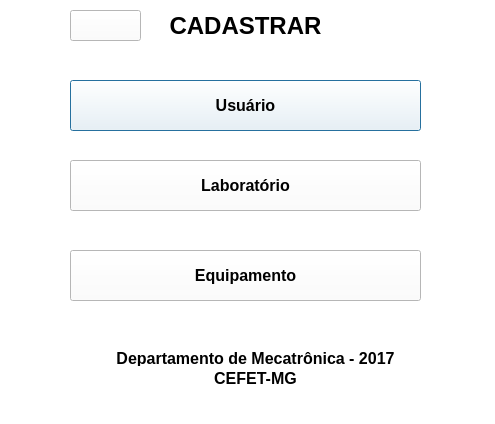
<?xml version="1.0" encoding="UTF-8"?>
<ui version="4.0">
 <class>MenuCadas</class>
 <widget class="QDialog" name="MenuCadas">
  <property name="geometry">
   <rect>
    <x>0</x>
    <y>0</y>
    <width>495</width>
    <height>424</height>
   </rect>
  </property>
  <property name="minimumSize">
   <size>
    <width>495</width>
    <height>424</height>
   </size>
  </property>
  <property name="maximumSize">
   <size>
    <width>495</width>
    <height>424</height>
   </size>
  </property>
  <property name="windowTitle">
   <string>CONTROLE DE PATRIMONIO</string>
  </property>
  <property name="styleSheet">
   <string notr="true">background-color: rgb(255, 255, 255);</string>
  </property>
  <widget class="QLabel" name="label">
   <property name="geometry">
    <rect>
     <x>0</x>
     <y>10</y>
     <width>491</width>
     <height>31</height>
    </rect>
   </property>
   <property name="font">
    <font>
     <pointsize>18</pointsize>
     <weight>75</weight>
     <bold>true</bold>
    </font>
   </property>
   <property name="text">
    <string>CADASTRAR</string>
   </property>
   <property name="alignment">
    <set>Qt::AlignCenter</set>
   </property>
  </widget>
  <widget class="QPushButton" name="pushButton">
   <property name="geometry">
    <rect>
     <x>70</x>
     <y>80</y>
     <width>351</width>
     <height>51</height>
    </rect>
   </property>
   <property name="font">
    <font>
     <pointsize>12</pointsize>
     <weight>75</weight>
     <bold>true</bold>
    </font>
   </property>
   <property name="text">
    <string>Usuário</string>
   </property>
  </widget>
  <widget class="QPushButton" name="pushButton_2">
   <property name="geometry">
    <rect>
     <x>70</x>
     <y>160</y>
     <width>351</width>
     <height>51</height>
    </rect>
   </property>
   <property name="font">
    <font>
     <pointsize>12</pointsize>
     <weight>75</weight>
     <bold>true</bold>
    </font>
   </property>
   <property name="text">
    <string>Laboratório</string>
   </property>
  </widget>
  <widget class="QPushButton" name="pushButton_3">
   <property name="geometry">
    <rect>
     <x>70</x>
     <y>250</y>
     <width>351</width>
     <height>51</height>
    </rect>
   </property>
   <property name="font">
    <font>
     <pointsize>12</pointsize>
     <weight>75</weight>
     <bold>true</bold>
    </font>
   </property>
   <property name="text">
    <string>Equipamento</string>
   </property>
   <property name="autoDefault">
    <bool>true</bool>
   </property>
   <property name="default">
    <bool>false</bool>
   </property>
   <property name="flat">
    <bool>false</bool>
   </property>
  </widget>
  <widget class="QLabel" name="label_2">
   <property name="geometry">
    <rect>
     <x>-40</x>
     <y>350</y>
     <width>591</width>
     <height>16</height>
    </rect>
   </property>
   <property name="font">
    <font>
     <pointsize>12</pointsize>
     <weight>75</weight>
     <bold>true</bold>
    </font>
   </property>
   <property name="text">
    <string>Departamento de Mecatrônica - 2017</string>
   </property>
   <property name="alignment">
    <set>Qt::AlignCenter</set>
   </property>
  </widget>
  <widget class="QLabel" name="label_3">
   <property name="geometry">
    <rect>
     <x>-40</x>
     <y>370</y>
     <width>591</width>
     <height>16</height>
    </rect>
   </property>
   <property name="font">
    <font>
     <pointsize>12</pointsize>
     <weight>75</weight>
     <bold>true</bold>
    </font>
   </property>
   <property name="text">
    <string>CEFET-MG</string>
   </property>
   <property name="alignment">
    <set>Qt::AlignCenter</set>
   </property>
  </widget>
  <widget class="QPushButton" name="pushButton_4">
   <property name="geometry">
    <rect>
     <x>70</x>
     <y>10</y>
     <width>71</width>
     <height>31</height>
    </rect>
   </property>
   <property name="minimumSize">
    <size>
     <width>61</width>
     <height>31</height>
    </size>
   </property>
   <property name="maximumSize">
    <size>
     <width>100</width>
     <height>100</height>
    </size>
   </property>
   <property name="styleSheet">
    <string notr="true">background-image: url(:/img/img/voltar.png);</string>
   </property>
   <property name="text">
    <string/>
   </property>
  </widget>
 </widget>
 <resources/>
 <connections>
  <connection>
   <sender>pushButton</sender>
   <signal>clicked()</signal>
   <receiver>MenuCadas</receiver>
   <slot>close()</slot>
   <hints>
    <hint type="sourcelabel">
     <x>270</x>
     <y>107</y>
    </hint>
    <hint type="destinationlabel">
     <x>460</x>
     <y>112</y>
    </hint>
   </hints>
  </connection>
  <connection>
   <sender>pushButton_2</sender>
   <signal>clicked()</signal>
   <receiver>MenuCadas</receiver>
   <slot>close()</slot>
   <hints>
    <hint type="sourcelabel">
     <x>397</x>
     <y>190</y>
    </hint>
    <hint type="destinationlabel">
     <x>453</x>
     <y>194</y>
    </hint>
   </hints>
  </connection>
  <connection>
   <sender>pushButton_3</sender>
   <signal>clicked()</signal>
   <receiver>MenuCadas</receiver>
   <slot>close()</slot>
   <hints>
    <hint type="sourcelabel">
     <x>338</x>
     <y>267</y>
    </hint>
    <hint type="destinationlabel">
     <x>458</x>
     <y>272</y>
    </hint>
   </hints>
  </connection>
  <connection>
   <sender>pushButton_4</sender>
   <signal>clicked()</signal>
   <receiver>MenuCadas</receiver>
   <slot>close()</slot>
   <hints>
    <hint type="sourcelabel">
     <x>89</x>
     <y>29</y>
    </hint>
    <hint type="destinationlabel">
     <x>43</x>
     <y>42</y>
    </hint>
   </hints>
  </connection>
 </connections>
</ui>
